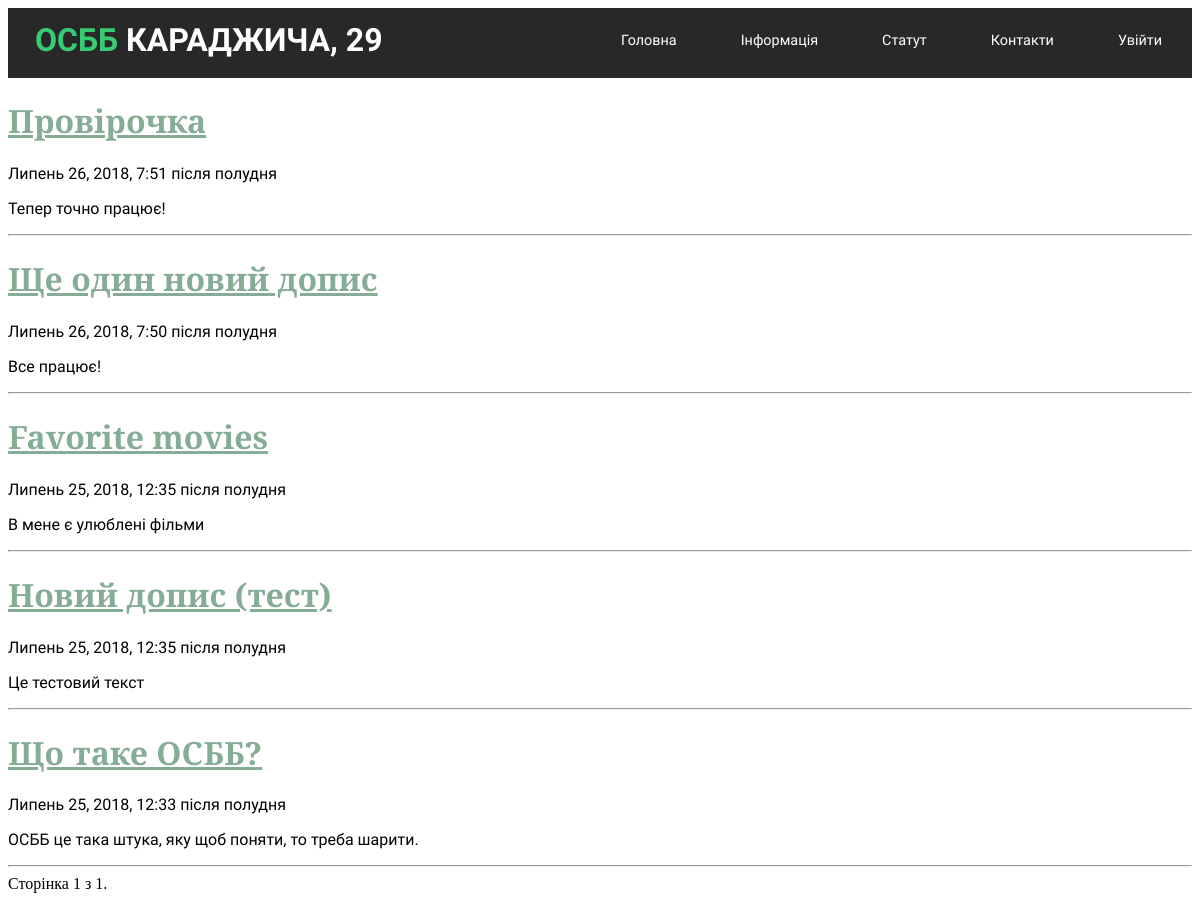
Page /home/ on the earlier database version.
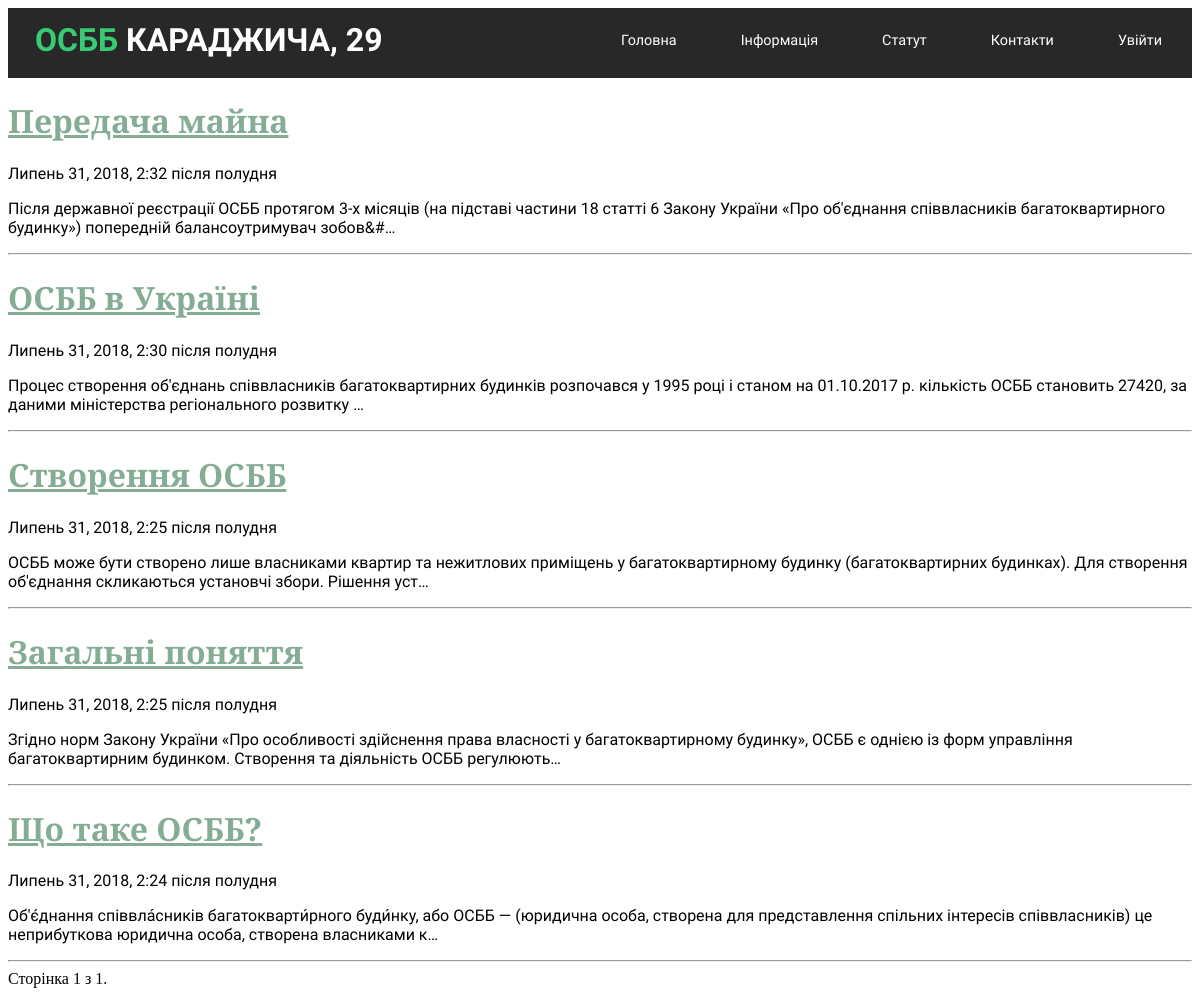
Same page on the later database version.
### blog/models.py (models this page shows, shortened)
class Post(models.Model):
    author = models.ForeignKey('auth.User', on_delete=models.CASCADE)
    title = models.CharField(max_length=200)
    text = models.TextField()
    created_date = models.DateTimeField(
            default=timezone.now)
    published_date = models.DateTimeField(
            blank=True, null=True)

### pages/views.py (the view)
# urls.py: path('home/', home_view, name='home'),
def home_view(request):
	posts = Post.objects.filter(published_date__lte=timezone.now()).order_by('-published_date')
	paginator = Paginator(posts, 5) # Число дописів на сторінці
	page = request.GET.get('page')
	posts = paginator.get_page(page)
	return render(request, 'home.html', {'posts': posts})

### templates/home.html (shortened to what this page needs)
{% extends 'base.html' %}
{% block content %}
	{% include 'post_list.html' %}
{%endblock %}

### templates/post_list.html (shortened to what this page needs)
{% for post in posts %}
		<head>
			<link rel="stylesheet" type="text/css" href="/static/css/post.css">
		</head>
		<div class="post">
			<h1><a href="{% url 'post_detail' pk=post.pk %}">{{ post.title }}</a></h1>
			<div class="date">
				{{ post.published_date }}
			</div>
			<p>{{ post.text|linebreaksbr|truncatechars:200 }}</p>
		</div>
		<hr>
{% endfor %}
<div class="pagination">
    <span class="step-links">
        <span class="current">
            Сторінка {{ posts.number }} з {{ posts.paginator.num_pages }}.
        </span>
    </span>
</div>

Differences in the rows shown:
removed Post: title "Провірочка", published_date "Липень 26, 2018, 7:51 після полудня", text "Тепер точно працює!"
removed Post: title "Ще один новий допис", published_date "Липень 26, 2018, 7:50 після полудня", text "Все працює!"
removed Post: title "Favorite movies", published_date "Липень 25, 2018, 12:35 після полудня", text "В мене є улюблені фільми"
removed Post: title "Новий допис (тест)", published_date "Липень 25, 2018, 12:35 після полудня", text "Це тестовий текст"
added Post: title "Передача майна", published_date "Липень 31, 2018, 2:32 після полудня", text "Після державної реєстрації ОСББ протягом 3-х місяців (на підставі частини 18 статті 6 Закону України «Про об'єднання співвласників багатоквартирного будинку») попередній балансоутримувач зобов&#…"
added Post: title "ОСББ в Україні", published_date "Липень 31, 2018, 2:30 після полудня", text "Процес створення об'єднань співвласників багатоквартирних будинків розпочався у 1995 році і станом на 01.10.2017 р. кількість ОСББ становить 27420, за даними міністерства регіонального розвитку …"
added Post: title "Створення ОСББ", published_date "Липень 31, 2018, 2:25 після полудня", text "ОСББ може бути створено лише власниками квартир та нежитлових приміщень у багатоквартирному будинку (багатоквартирних будинках). Для створення об'єднання скликаються установчі збори. Рішення уст…"
added Post: title "Загальні поняття", published_date "Липень 31, 2018, 2:25 після полудня", text "Згідно норм Закону України «Про особливості здійснення права власності у багатоквартирному будинку», ОСББ є однією із форм управління багатоквартирним будинком. Створення та діяльність ОСББ регулюють…"
changed Post "Що таке ОСББ?": published_date "Липень 25, 2018, 12:33 після полудня" → "Липень 31, 2018, 2:24 після полудня"; text "ОСББ це така штука, яку щоб поняти, то треба шарити." → "Об'є́днання співвла́сників багатокварти́рного буди́нку, або ОСББ — (юридична особа, створена для представлення спільних інтересів співвласників) це неприбуткова юридична особа, створена власниками к…"
